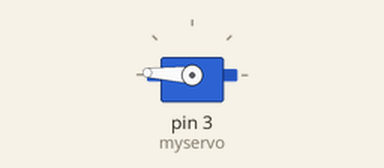
The sketch below on a simulated Arduino Uno, built with avr-gcc and run on an emulated ATmega328P. Parts: servo.

Above: at 0.05 s.
At 0.45 s:
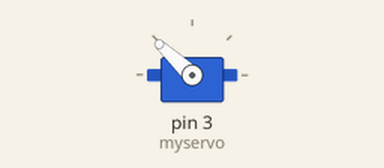
At 0.9 s:
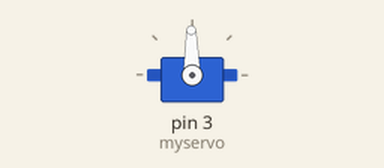
At 1.8 s:
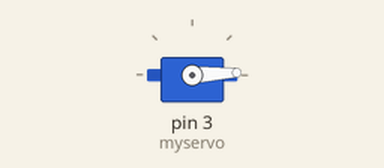
Timing chart, 0 to 4.2 s (numbered marks = the images above):
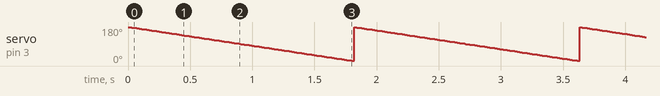

Measured:
- by itself, servo on pin 3 (myservo): ramps from 179° to 1° and jumps back, once every 1.8 s

The sketch:

servo-control.ino
```cpp
#include <Servo.h>
Servo myservo;

void setup() {
  // put your setup code here, to run once:
  myservo.attach(3);
}

void loop() {
  // put your main code here, to run repeatedly:
  //for forward rotation
//  for(int i=1; i<=180; i++){
//    myservo.write(i);
//    delay(10);
//    }


//for reverse rotation
    for(int j=180; j>=1; j--){
      myservo.write(j);
      delay(10);
      }
}

//remember to join red to VCC 5V
// brown to ground
// yellow to any pwm digital pin
```
